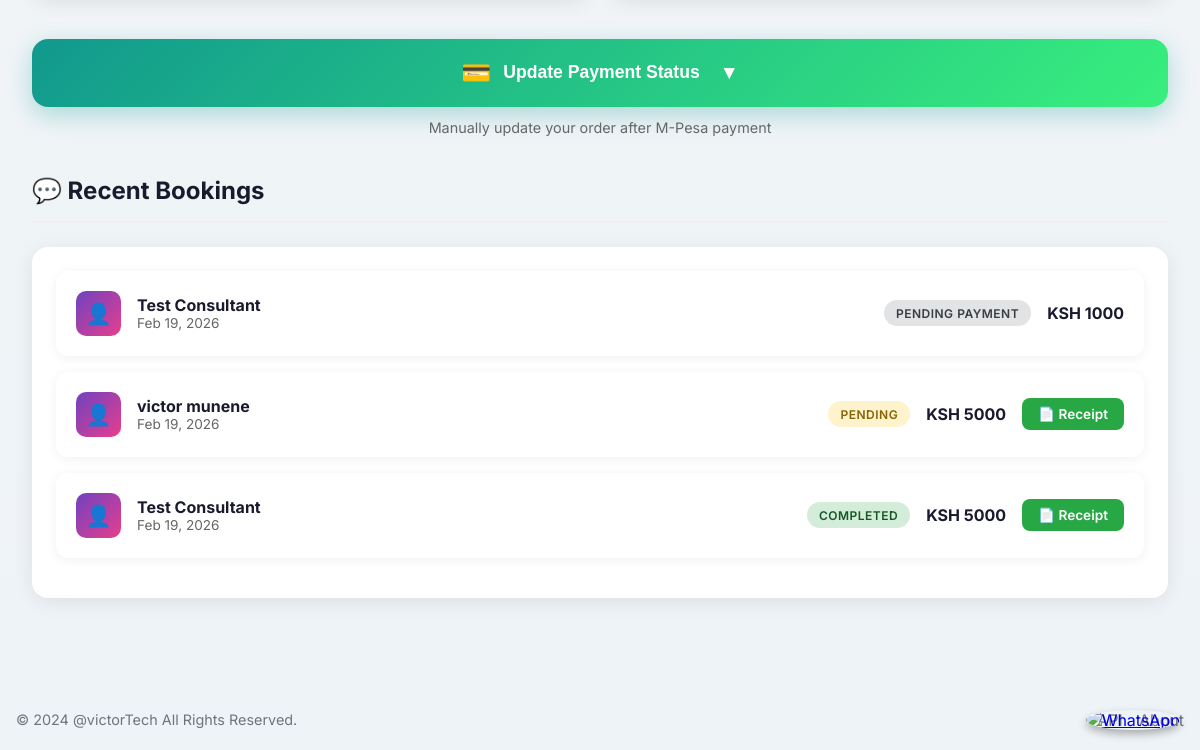
/dashboard/ (signed in, lower part), run on an earlier commit of the app's database.
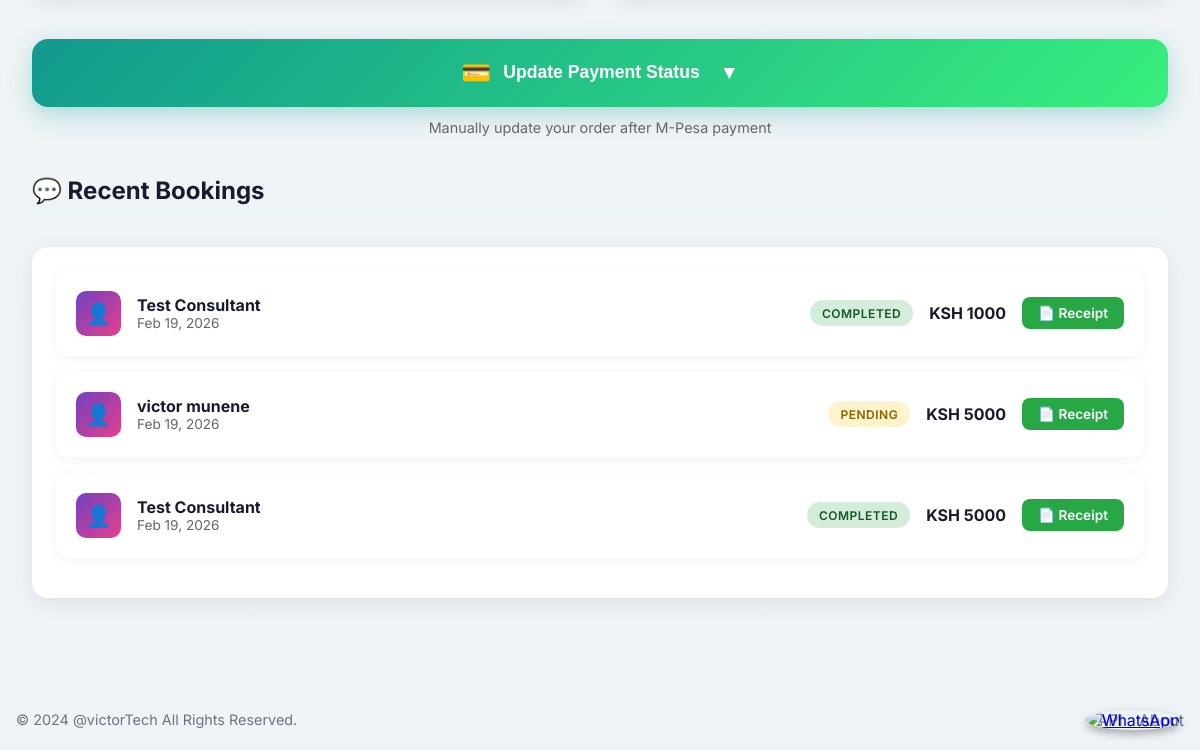
And on a later commit of the database.
### apps/consultations/models.py (models this page shows, shortened)
class Consultation(models.Model):
    customer = models.ForeignKey(settings.AUTH_USER_MODEL, on_delete=models.CASCADE, related_name='consultations')
    supplier = models.ForeignKey('suppliers.Supplier', on_delete=models.CASCADE, related_name='consultation_requests', null=True, blank=True)
    consultant = models.ForeignKey(settings.AUTH_USER_MODEL, on_delete=models.SET_NULL, null=True, blank=True, related_name='assigned_consultations')
    consultant_name = models.CharField(max_length=255, blank=True)
    consultant_phone = models.CharField(max_length=50, blank=True)
    consultation_rate = models.DecimalField(max_digits=10, decimal_places=2, default=0)
    specialization = models.CharField(max_length=255, blank=True)
    date_requested = models.DateTimeField(auto_now_add=True)
    date_scheduled = models.DateTimeField(null=True, blank=True)
    details = models.TextField(blank=True)
    status = models.CharField(max_length=20, choices=[
        ('pending', 'Pending'),
        ('pending_payment', 'Pending Payment'),
        ('scheduled', 'Scheduled'),
        ('completed', 'Completed'),
        ('canceled', 'Canceled'),
    ], default='pending')
    consultant_receipt_downloaded_at = models.DateTimeField(null=True, blank=True, help_text="Timestamp when consultant downloaded the receipt")
    mpesa_checkout_request_id = models.CharField(max_length=50, blank=True, null=True, help_text="M-Pesa checkout request ID")
    mpesa_transaction_id = models.CharField(max_length=50, blank=True, null=True, help_text="M-Pesa transaction ID")
    mpesa_phone_number = models.CharField(max_length=15, blank=True, null=True, help_text="Customer's M-Pesa phone number")

### apps/dashboard/views.py (the view)
# urls.py: path('', views.customer_dashboard_view, name='customer_dashboard'),
@login_required
def customer_dashboard_view(request):
    user = request.user
    orders = Order.objects.filter(
        customer=user
    ).exclude(
        status__in=['saved', 'pending_payment']
    ).order_by('-created_at')
    pending_orders = Order.objects.filter(
        customer=user,
        status__in=['saved', 'pending_payment']
    ).order_by('-created_at')
    products = Product.objects.all()[:6]  # Show only first 6 products
    consultations = Consultation.objects.filter(customer=user).order_by('-date_requested')
    total_orders = orders.count()
    completed_orders = orders.filter(status='completed').count()
    in_transit_orders = orders.filter(status='shipped').count()
    total_value = sum(order.total_cost or 0 for order in orders)
    context = {
        'orders': orders[:5],  # Show only recent 5 orders
        'pending_orders': pending_orders,  # Orders pending payment for manual update
        'products': products,
        'consultations': consultations[:3],  # Show only recent 3 consultations
        'order_graph': None,  # Graph disabled for now
        'total_orders': total_orders,
        'completed_orders': completed_orders,
        'in_transit_orders': in_transit_orders,
        'total_value': total_value,
    }
    return render(request, 'dashboard/customer_dashboard.html', context)

### apps/accounts/models.py (called while the page is built)
    @property
    def is_supplier(self):
        return self.user_type == 'supplier'

    @property
    def is_consultant(self):
        return self.user_type == 'consultant'

### apps/orders/models.py (called while the page is built)
    @property
    def total_cost(self):
        unit_price = self.price if self.price else (self.product.cost if self.product else 0)
        total = unit_price * self.quantity
        if self.offer and '10_percent' in str(self.offer):
            discount_amount = total * Decimal('0.10')
            total = total - discount_amount
        return total

### templates/dashboard/customer_dashboard.html (shortened to what this page needs)
{% extends 'base.html' %}
{% load static %}
{% block content %}
<div class="container" style="max-width: 1200px; margin: 0 auto; padding: 2rem;">
  <section style="margin-bottom: 2.5rem; animation-delay: 0.3s;" class="dashboard-section">
    <button onclick="togglePaymentSection()" id="payment_toggle_btn" style="width: 100%; background: linear-gradient(135deg, #11998e 0%, #38ef7d 100%); color: white; padding: 1.25rem 2rem; border: none; border-radius: 16px; cursor: pointer; font-weight: 700; font-size: 1.1rem; transition: all 0.3s ease; box-shadow: 0 8px 25px rgba(17, 153, 142, 0.3); display: flex; align-items: center; justify-content: center; gap: 0.75rem;"
      onmouseover="this.style.transform='translateY(-2px)'; this.style.boxShadow='0 12px 30px rgba(17, 153, 142, 0.4)';"
      onmouseout="this.style.transform='translateY(0)'; this.style.boxShadow='0 8px 25px rgba(17, 153, 142, 0.3)';">
      <span style="font-size: 1.5rem;">💳</span>
      <span>Update Payment Status</span>
      <span id="toggle_icon" style="font-size: 1.2rem; margin-left: 0.5rem;">▼</span>
    </button>
    <p style="color: #666; font-size: 0.9rem; margin: 0.75rem 0 1.5rem 0; text-align: center;">Manually update your order after M-Pesa payment</p>
  </section>
  <section style="margin-bottom: 2.5rem; animation-delay: 0.35s;" class="dashboard-section">
    <div class="section-header">
      <h2>💬 Recent Bookings</h2>
    </div>
    <div style="background: white; border-radius: 16px; padding: 1.5rem; box-shadow: 0 4px 20px rgba(0,0,0,0.08);">
      {% for consultation in consultations|slice:":5" %}
        <div class="order-card">
          <div style="display: flex; justify-content: space-between; align-items: center; flex-wrap: wrap; gap: 1rem;">
            <div style="display: flex; align-items: center; gap: 1rem;">
              <div style="width: 45px; height: 45px; background: linear-gradient(135deg, #6f42c1, #e83e8c); border-radius: 10px; display: flex; align-items: center; justify-content: center; font-size: 1.3rem;">👤</div>
              <div>
                <div style="font-weight: 700; color: #1a1a2e; font-size: 1rem;">{{ consultation.consultant_name|default:'Consultant' }}</div>
                <div style="color: #666; font-size: 0.85rem;">{{ consultation.date_requested|date:'M d, Y' }}</div>
              </div>
            </div>
            <div style="display: flex; align-items: center; gap: 1rem; flex-wrap: wrap;">
              <span class="status-badge {% if consultation.status == 'completed' %}status-completed{% elif consultation.status == 'pending' %}status-pending{% else %}status-default{% endif %}">
                {{ consultation.get_status_display }}
              </span>
              <span style="font-weight: 700; color: #1a1a2e; font-size: 1rem;">KSH {{ consultation.consultation_rate|default:0|floatformat:0 }}</span>
              {% if consultation.status == 'completed' or consultation.status == 'pending' %}
                <a href="{% url 'consultations:download_consultation_receipt' consultation.id %}" style="background: #28a745; color: white; padding: 0.5rem 1rem; border-radius: 8px; text-decoration: none; font-weight: 600; font-size: 0.85rem;">📄 Receipt</a>
              {% endif %}
            </div>
          </div>
        </div>
      {% endfor %}
    </div>
  </section>
{% endblock %}

What changed in the data, as far as the page shows it:
changed Consultation (number 1 of 3 on the later page): status "PENDING PAYMENT" → "COMPLETED"; now shows "📄 Receipt"
